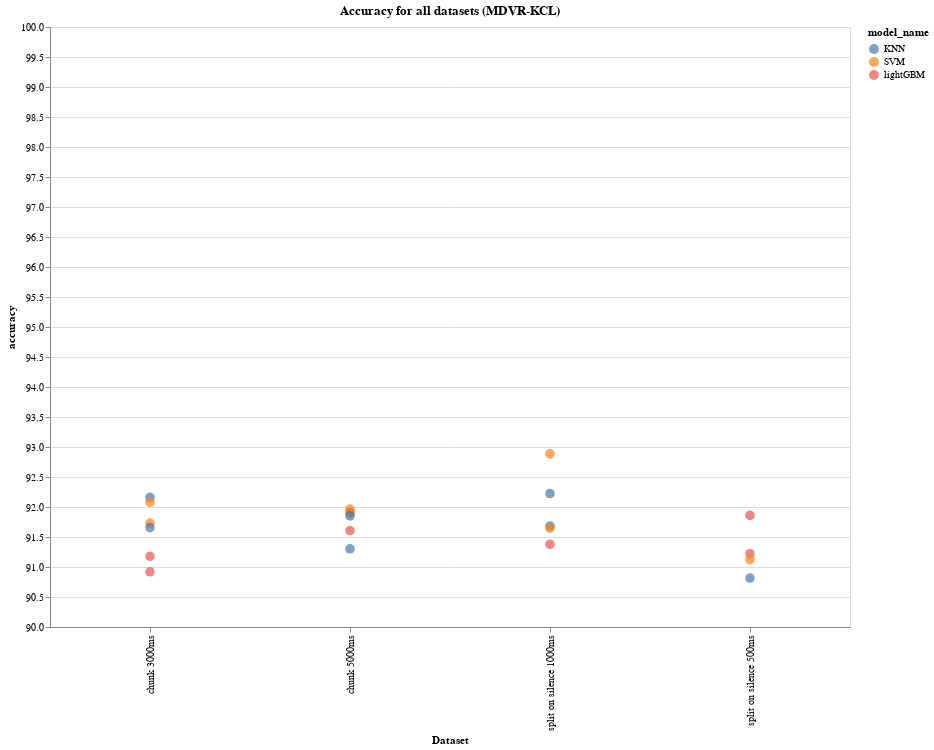

Notebook source saved alongside this figure:
### Code cell
import altair as alt

MDVR_df2 = MDVR_df.copy()
MDVR_df2['Dataset'] = MDVR_df2.feature_extraction_method.astype('string') + " " + MDVR_df2.dataset_variant.astype('string')

alt.Chart(MDVR_df2).mark_circle().encode(
    alt.X('Dataset'),
    alt.Y('accuracy', scale=alt.Scale(domain=[90, 100])),
    size=alt.Size('accuracy:N', scale=None),
    color='model_name',
    tooltip=['F1-Score', 'accuracy', 'sensitivity', 'specificity',
       'recall', 'model_name', 'dataset', 'feature_extraction_method',
       'dataset_variant']
).properties(
    width=800,
    height=600,
    title="Accuracy for all datasets (MDVR-KCL)"
).interactive().display(renderer='svg')

### Figure 1 — Vega-Lite specification as saved in the notebook (floating-point values rounded to 4 significant figures)
{"config": {"view": {"continuousWidth": 400, "continuousHeight": 300}}, "data": {"name": "data-6e79751c96d4b51f974503ccae1c9da5"}, "mark": "circle", "encoding": {"color": {"type": "nominal", "field": "model_name"}, "size": {"type": "nominal", "field": "accuracy", "scale": null}, "tooltip": [{"type": "quantitative", "field": "F1-Score"}, {"type": "quantitative", "field": "accuracy"}, {"type": "quantitative", "field": "sensitivity"}, {"type": "quantitative", "field": "specificity"}, {"type": "quantitative", "field": "recall"}, {"type": "nominal", "field": "model_name"}, {"type": "nominal", "field": "dataset"}, {"type": "nominal", "field": "feature_extraction_method"}, {"type": "nominal", "field": "dataset_variant"}], "x": {"type": "nominal", "field": "Dataset"}, "y": {"type": "quantitative", "field": "accuracy", "scale": {"domain": [90, 100]}}}, "height": 600, "selection": {"selector028": {"type": "interval", "bind": "scales", "encodings": ["x", "y"]}}, "title": "Accuracy for all datasets (MDVR-KCL)", "width": 800, "$schema": "https://vega.github.io/schema/vega-lite/v4.8.1.json", "datasets": {"data-6e79751c96d4b51f974503ccae1c9da5": [{"Name": "Model: SVM - Dataset: MDVR_KCL_split_on_silence_1000ms", "F1-Score": 91.49, "accuracy": 92.89, "sensitivity": 92.04, "specificity": 93.5, "recall": 91.24, "model_name": "SVM", "dataset": "MDVR", "feature_extraction_method": "split on silence", "dataset_variant": "1000ms", "Dataset": "split on silence 1000ms"}, {"Name": "Model: KNN - Dataset: MDVR_KCL_split_on_silence_1000ms", "F1-Score": 90.64, "accuracy": 92.22, "sensitivity": 90.53, "specificity": 93.58, "recall": 91.04, "model_name": "KNN", "dataset": "MDVR", "feature_extraction_method": "split on silence", "dataset_variant": "1000ms", "Dataset": "split on silence 1000ms"}, {"Name": "Model: KNN - Dataset: MDVR_KCL_chunk_3000ms", "F1-Score": 89.62, "accuracy": 92.16, "sensitivity": 85.68, "specificity": 96.44, "recall": 94.15, "model_name": "KNN", "dataset": "MDVR", "feature_extraction_method": "chunk", "dataset_variant": "3000ms", "Dataset": "chunk 3000ms"}, {"Name": "Model: SVM - Dataset: MDVR_KCL_chunk_3000ms", "F1-Score": 89.64, "accuracy": 92.08, "sensitivity": 87.09, "specificity": 95.41, "recall": 92.51, "model_name": "SVM", "dataset": "MDVR", "feature_extraction_method": "chunk", "dataset_variant": "3000ms", "Dataset": "chunk 3000ms"}, {"Name": "Model: SVM - Dataset: MDVR_KCL_chunk_5000ms", "F1-Score": 89.71, "accuracy": 91.96, "sensitivity": 89.69, "specificity": 93.53, "recall": 89.99, "model_name": "SVM", "dataset": "MDVR", "feature_extraction_method": "chunk", "dataset_variant": "5000ms", "Dataset": "chunk 5000ms"}, {"Name": "Model: lightGBM - Dataset: MDVR_KCL_chunk_5000ms", "F1-Score": 89.51, "accuracy": 91.91, "sensitivity": 87.31, "specificity": 95.01, "recall": 92.17, "model_name": "lightGBM", "dataset": "MDVR", "feature_extraction_method": "chunk", "dataset_variant": "5000ms", "Dataset": "chunk 5000ms"}, {"Name": "Model: SVM - Dataset: MDVR_KCL_chunk_5000ms", "F1-Score": 89.76, "accuracy": 91.9, "sensitivity": 89.7, "specificity": 93.39, "recall": 89.92, "model_name": "SVM", "dataset": "MDVR", "feature_extraction_method": "chunk", "dataset_variant": "5000ms", "Dataset": "chunk 5000ms"}, {"Name": "Model: lightGBM - Dataset: MDVR_KCL_split_on_silence_500ms", "F1-Score": 89.99, "accuracy": 91.86, "sensitivity": 86.93, "specificity": 95.51, "recall": 93.53, "model_name": "lightGBM", "dataset": "MDVR", "feature_extraction_method": "split on silence", "dataset_variant": "500ms", "Dataset": "split on silence 500ms"}, {"Name": "Model: KNN - Dataset: MDVR_KCL_chunk_5000ms", "F1-Score": 89.55, "accuracy": 91.85, "sensitivity": 88.93, "specificity": 93.77, "recall": 90.45, "model_name": "KNN", "dataset": "MDVR", "feature_extraction_method": "chunk", "dataset_variant": "5000ms", "Dataset": "chunk 5000ms"}, {"Name": "Model: SVM - Dataset: MDVR_KCL_chunk_3000ms", "F1-Score": 89.27, "accuracy": 91.73, "sensitivity": 86.74, "specificity": 95.03, "recall": 92.02, "model_name": "SVM", "dataset": "MDVR", "feature_extraction_method": "chunk", "dataset_variant": "3000ms", "Dataset": "chunk 3000ms"}, {"Name": "Model: KNN - Dataset: MDVR_KCL_split_on_silence_1000ms", "F1-Score": 89.92, "accuracy": 91.68, "sensitivity": 89.34, "specificity": 93.42, "recall": 90.64, "model_name": "KNN", "dataset": "MDVR", "feature_extraction_method": "split on silence", "dataset_variant": "1000ms", "Dataset": "split on silence 1000ms"}, {"Name": "Model: KNN - Dataset: MDVR_KCL_chunk_3000ms", "F1-Score": 88.89, "accuracy": 91.66, "sensitivity": 84.29, "specificity": 96.53, "recall": 94.09, "model_name": "KNN", "dataset": "MDVR", "feature_extraction_method": "chunk", "dataset_variant": "3000ms", "Dataset": "chunk 3000ms"}, {"Name": "Model: SVM - Dataset: MDVR_KCL_split_on_silence_1000ms", "F1-Score": 90.05, "accuracy": 91.65, "sensitivity": 90.2, "specificity": 92.69, "recall": 90.02, "model_name": "SVM", "dataset": "MDVR", "feature_extraction_method": "split on silence", "dataset_variant": "1000ms", "Dataset": "split on silence 1000ms"}, {"Name": "Model: lightGBM - Dataset: MDVR_KCL_chunk_5000ms", "F1-Score": 89.03, "accuracy": 91.61, "sensitivity": 86.29, "specificity": 95.14, "recall": 92.09, "model_name": "lightGBM", "dataset": "MDVR", "feature_extraction_method": "chunk", "dataset_variant": "5000ms", "Dataset": "chunk 5000ms"}, {"Name": "Model: lightGBM - Dataset: MDVR_KCL_split_on_silence_1000ms", "F1-Score": 89.31, "accuracy": 91.38, "sensitivity": 87.03, "specificity": 94.57, "recall": 92.03, "model_name": "lightGBM", "dataset": "MDVR", "feature_extraction_method": "split on silence", "dataset_variant": "1000ms", "Dataset": "split on silence 1000ms"}, {"Name": "Model: KNN - Dataset: MDVR_KCL_chunk_5000ms", "F1-Score": 88.98, "accuracy": 91.3, "sensitivity": 88.4, "specificity": 93.27, "recall": 89.68, "model_name": "KNN", "dataset": "MDVR", "feature_extraction_method": "chunk", "dataset_variant": "5000ms", "Dataset": "chunk 5000ms"}, {"Name": "Model: lightGBM - Dataset: MDVR_KCL_split_on_silence_500ms", "F1-Score": 89.22, "accuracy": 91.22, "sensitivity": 85.92, "specificity": 95.09, "recall": 92.83, "model_name": "lightGBM", "dataset": "MDVR", "feature_extraction_method": "split on silence", "dataset_variant": "500ms", "Dataset": "split on silence 500ms"}, {"Name": "Model: lightGBM - Dataset: MDVR_KCL_chunk_3000ms", "F1-Score": 88.27, "accuracy": 91.18, "sensitivity": 84.69, "specificity": 95.46, "recall": 92.38, "model_name": "lightGBM", "dataset": "MDVR", "feature_extraction_method": "chunk", "dataset_variant": "3000ms", "Dataset": "chunk 3000ms"}, {"Name": "Model: SVM - Dataset: MDVR_KCL_split_on_silence_500ms", "F1-Score": 89.32, "accuracy": 91.12, "sensitivity": 88.01, "specificity": 93.44, "recall": 90.85, "model_name": "SVM", "dataset": "MDVR", "feature_extraction_method": "split on silence", "dataset_variant": "500ms", "Dataset": "split on silence 500ms"}, {"Name": "Model: lightGBM - Dataset: MDVR_KCL_chunk_3000ms", "F1-Score": 88.04, "accuracy": 90.92, "sensitivity": 84.37, "specificity": 95.23, "recall": 92.11, "model_name": "lightGBM", "dataset": "MDVR", "feature_extraction_method": "chunk", "dataset_variant": "3000ms", "Dataset": "chunk 3000ms"}, {"Name": "Model: KNN - Dataset: MDVR_KCL_split_on_silence_500ms", "F1-Score": 89.11, "accuracy": 90.82, "sensitivity": 89.67, "specificity": 91.67, "recall": 88.75, "model_name": "KNN", "dataset": "MDVR", "feature_extraction_method": "split on silence", "dataset_variant": "500ms", "Dataset": "split on silence 500ms"}]}}
